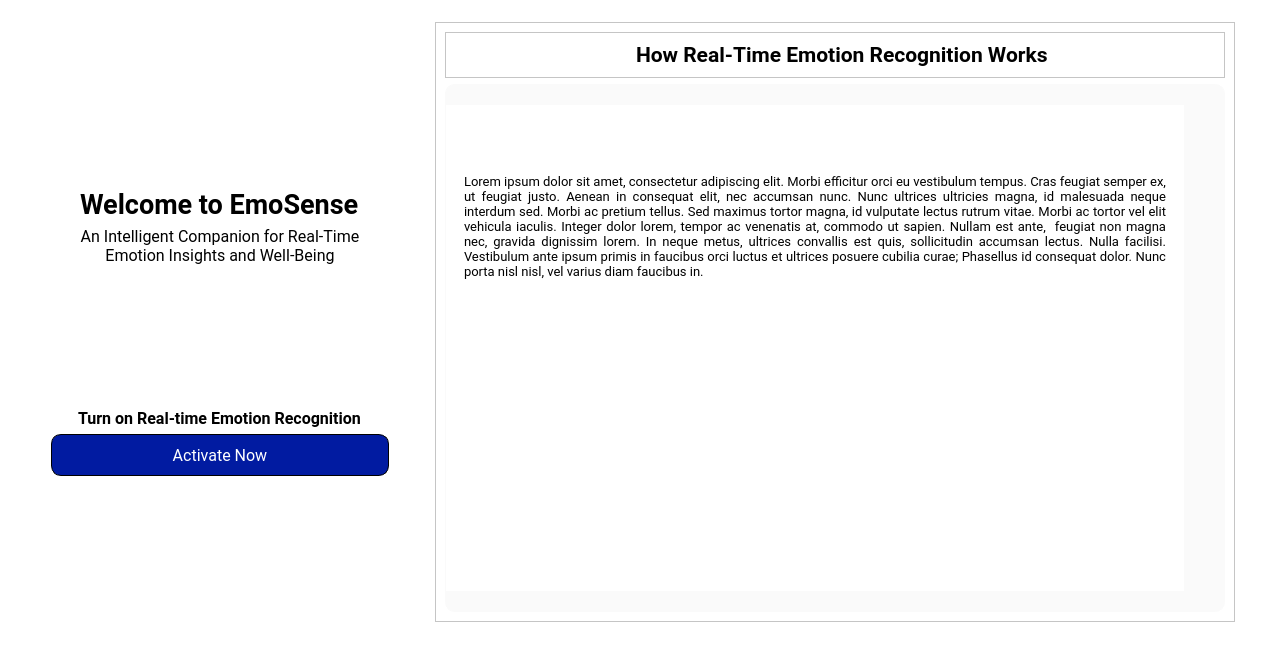
<?xml version="1.0" encoding="UTF-8"?>
<ui version="4.0">
 <class>HomeWindow</class>
 <widget class="QWidget" name="HomeWindow">
  <property name="geometry">
   <rect>
    <x>0</x>
    <y>0</y>
    <width>1277</width>
    <height>645</height>
   </rect>
  </property>
  <property name="windowTitle">
   <string>EmoSense</string>
  </property>
  <property name="windowIcon">
   <iconset resource="../../assets/assets.qrc">
    <normaloff>:/icons/images/icons/logo.png</normaloff>:/icons/images/icons/logo.png</iconset>
  </property>
  <property name="styleSheet">
   <string notr="true">background-color: #fff;
color: #000;
</string>
  </property>
  <layout class="QGridLayout" name="gridLayout_2">
   <item row="3" column="1">
    <widget class="QFrame" name="frame_3">
     <property name="frameShape">
      <enum>QFrame::Shape::NoFrame</enum>
     </property>
     <property name="frameShadow">
      <enum>QFrame::Shadow::Raised</enum>
     </property>
     <layout class="QGridLayout" name="gridLayout">
      <item row="5" column="0" colspan="2" alignment="Qt::AlignmentFlag::AlignHCenter">
       <widget class="QLabel" name="label_5">
        <property name="font">
         <font>
          <family>Roboto</family>
          <pointsize>12</pointsize>
          <bold>true</bold>
         </font>
        </property>
        <property name="text">
         <string>Turn on Real-time Emotion Recognition</string>
        </property>
        <property name="margin">
         <number>10</number>
        </property>
       </widget>
      </item>
      <item row="7" column="0" colspan="2">
       <spacer name="verticalSpacer_3">
        <property name="orientation">
         <enum>Qt::Orientation::Vertical</enum>
        </property>
        <property name="sizeHint" stdset="0">
         <size>
          <width>20</width>
          <height>40</height>
         </size>
        </property>
       </spacer>
      </item>
      <item row="4" column="0" colspan="2">
       <spacer name="verticalSpacer_5">
        <property name="orientation">
         <enum>Qt::Orientation::Vertical</enum>
        </property>
        <property name="sizeHint" stdset="0">
         <size>
          <width>20</width>
          <height>40</height>
         </size>
        </property>
       </spacer>
      </item>
      <item row="6" column="0" colspan="2" alignment="Qt::AlignmentFlag::AlignHCenter">
       <widget class="QPushButton" name="pushButton_ActivateNow">
        <property name="minimumSize">
         <size>
          <width>338</width>
          <height>42</height>
         </size>
        </property>
        <property name="font">
         <font>
          <family>Roboto</family>
          <pointsize>12</pointsize>
         </font>
        </property>
        <property name="autoFillBackground">
         <bool>false</bool>
        </property>
        <property name="styleSheet">
         <string notr="true">QPushButton {
    background-color: #011BA1;
    color: #fff;
    padding: 10px;
    border: 1px solid #000;
    border-radius: 10px;
}

QPushButton:hover {
    background-color: #00008B;
    color: #fff;
}

QPushButton:pressed {
    background-color: #000070; 
    color: #fff;
}
</string>
        </property>
        <property name="text">
         <string>Activate Now</string>
        </property>
       </widget>
      </item>
      <item row="0" column="0" colspan="2">
       <spacer name="verticalSpacer_2">
        <property name="orientation">
         <enum>Qt::Orientation::Vertical</enum>
        </property>
        <property name="sizeHint" stdset="0">
         <size>
          <width>20</width>
          <height>40</height>
         </size>
        </property>
       </spacer>
      </item>
      <item row="2" column="0" colspan="2" alignment="Qt::AlignmentFlag::AlignHCenter">
       <widget class="QLabel" name="label">
        <property name="font">
         <font>
          <family>Roboto</family>
          <pointsize>20</pointsize>
          <bold>true</bold>
         </font>
        </property>
        <property name="text">
         <string>Welcome to EmoSense</string>
        </property>
       </widget>
      </item>
      <item row="1" column="0" colspan="2" alignment="Qt::AlignmentFlag::AlignHCenter">
       <widget class="QLabel" name="label_11">
        <property name="text">
         <string/>
        </property>
        <property name="pixmap">
         <pixmap resource="../../assets/assets.qrc">:/icons/images/icons/logo.png</pixmap>
        </property>
       </widget>
      </item>
      <item row="3" column="0" colspan="2" alignment="Qt::AlignmentFlag::AlignHCenter|Qt::AlignmentFlag::AlignVCenter">
       <widget class="QLabel" name="label_7">
        <property name="font">
         <font>
          <family>Roboto</family>
          <pointsize>12</pointsize>
         </font>
        </property>
        <property name="text">
         <string>An Intelligent Companion for Real-Time Emotion Insights and Well-Being</string>
        </property>
        <property name="scaledContents">
         <bool>false</bool>
        </property>
        <property name="alignment">
         <set>Qt::AlignmentFlag::AlignCenter</set>
        </property>
        <property name="wordWrap">
         <bool>true</bool>
        </property>
       </widget>
      </item>
     </layout>
    </widget>
   </item>
   <item row="4" column="0" colspan="5">
    <spacer name="verticalSpacer_4">
     <property name="orientation">
      <enum>Qt::Orientation::Vertical</enum>
     </property>
     <property name="sizeHint" stdset="0">
      <size>
       <width>20</width>
       <height>40</height>
      </size>
     </property>
    </spacer>
   </item>
   <item row="3" column="4">
    <spacer name="horizontalSpacer_2">
     <property name="orientation">
      <enum>Qt::Orientation::Horizontal</enum>
     </property>
     <property name="sizeHint" stdset="0">
      <size>
       <width>40</width>
       <height>20</height>
      </size>
     </property>
    </spacer>
   </item>
   <item row="3" column="2">
    <spacer name="horizontalSpacer_4">
     <property name="orientation">
      <enum>Qt::Orientation::Horizontal</enum>
     </property>
     <property name="sizeHint" stdset="0">
      <size>
       <width>40</width>
       <height>20</height>
      </size>
     </property>
    </spacer>
   </item>
   <item row="0" column="0" colspan="5">
    <spacer name="verticalSpacer">
     <property name="orientation">
      <enum>Qt::Orientation::Vertical</enum>
     </property>
     <property name="sizeHint" stdset="0">
      <size>
       <width>20</width>
       <height>40</height>
      </size>
     </property>
    </spacer>
   </item>
   <item row="3" column="3">
    <widget class="QFrame" name="frame_4">
     <property name="minimumSize">
      <size>
       <width>800</width>
       <height>600</height>
      </size>
     </property>
     <property name="frameShape">
      <enum>QFrame::Shape::StyledPanel</enum>
     </property>
     <property name="frameShadow">
      <enum>QFrame::Shadow::Raised</enum>
     </property>
     <layout class="QGridLayout" name="gridLayout_3">
      <item row="1" column="1">
       <widget class="QScrollArea" name="scrollArea">
        <property name="styleSheet">
         <string notr="true">QScrollArea { 
background-color: #fafafa;
border: 1px solid #fafafa;
border-radius: 10px;
padding-top: 20px;
padding-bottom: 10px;
}



</string>
        </property>
        <property name="widgetResizable">
         <bool>true</bool>
        </property>
        <widget class="QWidget" name="scrollAreaWidgetContents">
         <property name="geometry">
          <rect>
           <x>0</x>
           <y>0</y>
           <width>738</width>
           <height>464</height>
          </rect>
         </property>
         <layout class="QVBoxLayout" name="verticalLayout">
          <item>
           <widget class="QWidget" name="widget" native="true">
            <property name="sizePolicy">
             <sizepolicy hsizetype="Expanding" vsizetype="Expanding">
              <horstretch>0</horstretch>
              <verstretch>0</verstretch>
             </sizepolicy>
            </property>
            <property name="styleSheet">
             <string notr="true"/>
            </property>
            <layout class="QVBoxLayout" name="verticalLayout_2">
             <property name="topMargin">
              <number>0</number>
             </property>
             <item>
              <widget class="QLabel" name="label_HomeContent">
               <property name="font">
                <font>
                 <family>Roboto</family>
                 <pointsize>10</pointsize>
                </font>
               </property>
               <property name="styleSheet">
                <string notr="true">padding-top: 0px;
padding-bottom: 0px;</string>
               </property>
               <property name="text">
                <string>Lorem ipsum dolor sit amet, consectetur adipiscing elit. Morbi efficitur orci eu vestibulum tempus. Cras feugiat semper ex, ut feugiat justo. Aenean in consequat elit, nec accumsan nunc. Nunc ultrices ultricies magna, id malesuada neque interdum sed. Morbi ac pretium tellus. Sed maximus tortor magna, id vulputate lectus rutrum vitae. Morbi ac tortor vel elit vehicula iaculis. Integer dolor lorem, tempor ac venenatis at, commodo ut sapien. Nullam est ante,  feugiat non magna nec, gravida dignissim lorem. In neque metus, ultrices convallis est quis, sollicitudin accumsan lectus. Nulla facilisi. Vestibulum ante ipsum primis in faucibus orci luctus et ultrices posuere cubilia curae; Phasellus id consequat dolor. Nunc porta nisl nisl, vel varius diam faucibus in.</string>
               </property>
               <property name="alignment">
                <set>Qt::AlignmentFlag::AlignJustify|Qt::AlignmentFlag::AlignVCenter</set>
               </property>
               <property name="wordWrap">
                <bool>true</bool>
               </property>
              </widget>
             </item>
            </layout>
           </widget>
          </item>
          <item>
           <spacer name="verticalSpacer_6">
            <property name="orientation">
             <enum>Qt::Orientation::Vertical</enum>
            </property>
            <property name="sizeHint" stdset="0">
             <size>
              <width>20</width>
              <height>40</height>
             </size>
            </property>
           </spacer>
          </item>
         </layout>
        </widget>
       </widget>
      </item>
      <item row="0" column="1">
       <widget class="QFrame" name="frame">
        <property name="frameShape">
         <enum>QFrame::Shape::StyledPanel</enum>
        </property>
        <property name="frameShadow">
         <enum>QFrame::Shadow::Raised</enum>
        </property>
        <layout class="QHBoxLayout" name="horizontalLayout_2">
         <item>
          <spacer name="horizontalSpacer_5">
           <property name="orientation">
            <enum>Qt::Orientation::Horizontal</enum>
           </property>
           <property name="sizeHint" stdset="0">
            <size>
             <width>40</width>
             <height>20</height>
            </size>
           </property>
          </spacer>
         </item>
         <item>
          <widget class="QLabel" name="label_15">
           <property name="text">
            <string/>
           </property>
           <property name="pixmap">
            <pixmap resource="../../assets/assets.qrc">:/icons/images/icons/light-bulb.png</pixmap>
           </property>
          </widget>
         </item>
         <item>
          <widget class="QLabel" name="label_12">
           <property name="font">
            <font>
             <family>Roboto</family>
             <pointsize>16</pointsize>
             <bold>true</bold>
            </font>
           </property>
           <property name="text">
            <string>How Real-Time Emotion Recognition Works</string>
           </property>
          </widget>
         </item>
         <item>
          <spacer name="horizontalSpacer_6">
           <property name="orientation">
            <enum>Qt::Orientation::Horizontal</enum>
           </property>
           <property name="sizeHint" stdset="0">
            <size>
             <width>40</width>
             <height>20</height>
            </size>
           </property>
          </spacer>
         </item>
        </layout>
       </widget>
      </item>
     </layout>
    </widget>
   </item>
   <item row="3" column="0">
    <spacer name="horizontalSpacer_3">
     <property name="orientation">
      <enum>Qt::Orientation::Horizontal</enum>
     </property>
     <property name="sizeHint" stdset="0">
      <size>
       <width>40</width>
       <height>20</height>
      </size>
     </property>
    </spacer>
   </item>
  </layout>
 </widget>
 <resources>
  <include location="../../assets/assets.qrc"/>
 </resources>
 <connections/>
</ui>
